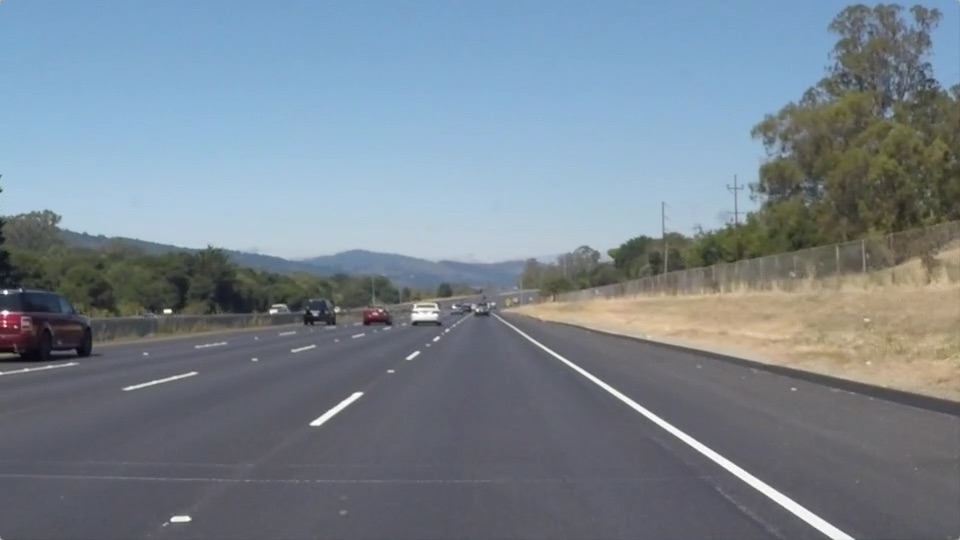
#> input picture test_images/solidWhiteRight.jpg, 960 x 540 px
$ jupyter execute --allow-errors P1.ipynb   (shell and % lines are left out)
#> lines starting #> are read from the running program, lines starting #| are printed output that depends on the picture; after the words box and inside, x2 and y2 are one past the last pixel; in counts of white or black regions, pixels touching at a corner belong together
# Self-Driving Car Engineer Nanodegree

## Project: **Finding Lane Lines on the Road**
***
In this project, you will use the tools you learned about in the lesson to identify lane lines on the road.  You can develop your pipeline on a series of individual images, and later apply the result to a video stream (really just a series of images). Check out the video clip "raw-lines-example.mp4" (also contained in this repository) to see what the output should look like after using the helper functions below.

Once you have a result that looks roughly like "raw-lines-example.mp4", you'll need to get creative and try to average and/or extrapolate the line segments you've detected to map out the full extent of the lane lines.  You can see an example of the result you're going for in the video "P1_example.mp4".  Ultimately, you would like to draw just one line for the left side of the lane, and one for the right.

In addition to implementing code, there is a brief writeup to complete. The writeup should be completed in a separate file, which can be either a markdown file or a pdf document. There is a [write up template](https://github.com/udacity/CarND-LaneLines-P1/blob/master/writeup_template.md) that can be used to guide the writing process. Completing both the code in the Ipython notebook and the writeup template will cover all of the [rubric points](https://review.udacity.com/#!/rubrics/322/view) for this project.

---
Let's have a look at our first image called 'test_images/solidWhiteRight.jpg'.  Run the 2 cells below (hit Shift-Enter or the "play" button above) to display the image.

**Note: If, at any point, you encounter frozen display windows or other confounding issues, you can always start again with a clean slate by going to the "Kernel" menu above and selecting "Restart & Clear Output".**

---

**The tools you have are color selection, region of interest selection, grayscaling, Gaussian smoothing, Canny Edge Detection and Hough Tranform line detection.  You  are also free to explore and try other techniques that were not presented in the lesson.  Your goal is piece together a pipeline to detect the line segments in the image, then average/extrapolate them and draw them onto the image for display (as below).  Once you have a working pipeline, try it out on the video stream below.**

---

<figure>

 <figcaption>
 <p></p>
 <p style="text-align: center;"> Your output should look something like this (above) after detecting line segments using the helper functions below </p>
 </figcaption>
</figure>
 <p></p>
<figure>

 <figcaption>
 <p></p>
 <p style="text-align: center;"> Your goal is to connect/average/extrapolate line segments to get output like this</p>
 </figcaption>
</figure>

**Run the cell below to import some packages.  If you get an `import error` for a package you've already installed, try changing your kernel (select the Kernel menu above --> Change Kernel).  Still have problems?  Try relaunching Jupyter Notebook from the terminal prompt.  Also, see [this forum post](https://carnd-forums.udacity.com/cq/viewquestion.action?spaceKey=CAR&id=29496372&questionTitle=finding-lanes---import-cv2-fails-even-though-python-in-the-terminal-window-has-no-problem-with-import-cv2) for more troubleshooting tips.**

## Import Packages

[cell 1]
#importing some useful packages
import matplotlib.pyplot as plt
import matplotlib.image as mpimg
import numpy as np
import cv2

## Read in an Image

[cell 2]
#reading in an image
image = mpimg.imread('test_images/solidWhiteRight.jpg')
#> image is the input picture: shape (540, 960, 3); mean R, G, B 120.3, 132.6, 143.7

#printing out some stats and plotting
print('This image is:', type(image), 'with dimensions:', image.shape)
#| This image is: <class 'numpy.ndarray'> with dimensions: (540, 960, 3)
plt.imshow(image)  # if you wanted to show a single color channel image called 'gray', for example, call as plt.imshow(gray, cmap='gray')

## Ideas for Lane Detection Pipeline

**Some OpenCV functions (beyond those introduced in the lesson) that might be useful for this project are:**

`cv2.inRange()` for color selection
`cv2.fillPoly()` for regions selection
`cv2.line()` to draw lines on an image given endpoints
`cv2.addWeighted()` to coadd / overlay two images
`cv2.cvtColor()` to grayscale or change color
`cv2.imwrite()` to output images to file
`cv2.bitwise_and()` to apply a mask to an image

**Check out the OpenCV documentation to learn about these and discover even more awesome functionality!**

## Helper Functions

Below are some helper functions to help get you started. They should look familiar from the lesson!

[cell 3]
import math

def grayscale(img):
    """Applies the Grayscale transform
    This will return an image with only one color channel
    but NOTE: to see the returned image as grayscale
    (assuming your grayscaled image is called 'gray')
    you should call plt.imshow(gray, cmap='gray')"""
    return cv2.cvtColor(img, cv2.COLOR_RGB2GRAY)
    # Or use BGR2GRAY if you read an image with cv2.imread()
    # return cv2.cvtColor(img, cv2.COLOR_BGR2GRAY)

def canny(img, low_threshold, high_threshold):
    """Applies the Canny transform"""
    return cv2.Canny(img, low_threshold, high_threshold)

def gaussian_blur(img, kernel_size):
    """Applies a Gaussian Noise kernel"""
    return cv2.GaussianBlur(img, (kernel_size, kernel_size), 0)

def region_of_interest(img, vertices):
    """
    Applies an image mask.

    Only keeps the region of the image defined by the polygon
    formed from `vertices`. The rest of the image is set to black.
    """
    #defining a blank mask to start with
    mask = np.zeros_like(img)

    #defining a 3 channel or 1 channel color to fill the mask with depending on the input image
    if len(img.shape) > 2:
        channel_count = img.shape[2]  # i.e. 3 or 4 depending on your image
        ignore_mask_color = (255,) * channel_count
    else:
        ignore_mask_color = 255

    #filling pixels inside the polygon defined by "vertices" with the fill color
    cv2.fillPoly(mask, vertices, ignore_mask_color)

    #returning the image only where mask pixels are nonzero
    masked_image = cv2.bitwise_and(img, mask)
    return masked_image
def color_thresh_upper(img, rgb_thresh=(160, 160, 160)):
    # Create an array of zeros same xy size as img, but single channel
    color_select = np.zeros_like(img[:,:,0])
    # Require that each pixel be above all three threshold values in RGB
    # above_thresh will now contain a boolean array with "True"
    # where threshold was met
    above_thresh = (img[:,:,0] > rgb_thresh[0]) \
                & (img[:,:,1] > rgb_thresh[1]) \
                & (img[:,:,2] > rgb_thresh[2])
    # Index the array of zeros with the boolean array and set to 1
    color_select[above_thresh] = 1
    # Return the binary image
    return color_select

def color_thresh_lower(img, rgb_thresh=(160, 160, 160)):
    # Create an array of zeros same xy size as img, but single channel
    color_select = np.zeros_like(img[:,:,0])
    # Require that each pixel be above all three threshold values in RGB
    # above_thresh will now contain a boolean array with "True"
    # where threshold was met
    above_thresh = (img[:,:,0] < rgb_thresh[0]) \
                & (img[:,:,1] < rgb_thresh[1]) \
                & (img[:,:,2] < rgb_thresh[2])
    # Index the array of zeros with the boolean array and set to 1
    color_select[above_thresh] = 1
    # Return the binary image
    return color_select

def heading(position,target):
    x1 = position[0]
    y1 = position[1]
    x2 = target[0]
    y2 = target[1]
    disTo = (x2-x1,y2-y1)
    direcTo = disTo/np.sqrt(disTo[0]**2+disTo[1]**2)
    return direcTo
def draw_lines(img, lines, color=[255, 0, 0], thickness=8):
    """
    NOTE: this is the function you might want to use as a starting point once you want to
    average/extrapolate the line segments you detect to map out the full
    extent of the lane (going from the result shown in raw-lines-example.mp4
    to that shown in P1_example.mp4).

    Think about things like separating line segments by their
    slope ((y2-y1)/(x2-x1)) to decide which segments are part of the left
    line vs. the right line.  Then, you can average the position of each of
    the lines and extrapolate to the top and bottom of the lane.

    This function draws `lines` with `color` and `thickness`.
    Lines are drawn on the image inplace (mutates the image).
    If you want to make the lines semi-transparent, think about combining
    this function with the weighted_img() function below


    """

    left = []
    right = []
    #populate two lists for left and right side lines
    for line in lines:
        for x1,y1,x2,y2 in line:
            if((y2-y1)/(x2-x1))<0:
               left.append(line)
            else:
               right.append(line)
    # extract minimum and maximum points along each line

    maxL = left[0]
    minL = left[0]
    maxLPoint = [0,0]
    for line in left:
        for x1,y1,x2,y2 in line:
            if x2 > maxL[0][2]:
                maxL = line
            if x1 < minL[0][0]:
                minL = line

    maxR = right[0]
    minR = right[0]
    for line in right:
        for x1,y1,x2,y2 in line:
            if x2 > maxR[0][2]:
                maxR = line
            if x1 < minR[0][0]:
                minR = line

    # create new line with minumum and maximum extents from each set of lines
    leftL = [[minL[0][0],minL[0][1],maxL[0][2],maxL[0][3]]]
    rightL = [[minR[0][0],minR[0][1],maxR[0][2],maxR[0][3]]]


    l = []
    # calculate vector direction of each line
    Ldir = heading((leftL[0][0],leftL[0][1]),(leftL[0][2],leftL[0][3]))
    Rdir = heading((rightL[0][0],rightL[0][1]),(rightL[0][2],rightL[0][3]))

    # move extents along each lines respective vector direction. creates a longer line
    leftLine =  [[leftL[0][0]+int(Ldir[0]*-300),leftL[0][1]+int(Ldir[1]*-300),maxL[0][2],maxL[0][3]]]
    rightLine = [[minR[0][0],minR[0][1],rightL[0][2]+int(Rdir[0]*300),rightL[0][3]+int(Rdir[1]*300)]]
    l.append(leftLine)
    l.append(rightLine)
    # draw lines
    for line in l:
        for x1,y1,x2,y2 in line:
            cv2.line(img, (x1, y1), (x2, y2), color, thickness)


def hough_lines(img, rho, theta, threshold, min_line_len, max_line_gap):
    """
    `img` should be the output of a Canny transform.

    Returns an image with hough lines drawn.
    """
    lines = cv2.HoughLinesP(img, rho, theta, threshold, np.array([]), minLineLength=min_line_len, maxLineGap=max_line_gap)
    line_img = np.zeros((img.shape[0], img.shape[1], 3), dtype=np.uint8)
    draw_lines(line_img, lines)
    return line_img

# Python 3 has support for cool math symbols.

def weighted_img(img, initial_img, α=0.8, β=1., λ=0):
    """
    `img` is the output of the hough_lines(), An image with lines drawn on it.
    Should be a blank image (all black) with lines drawn on it.

    `initial_img` should be the image before any processing.

    The result image is computed as follows:

    initial_img * α + img * β + λ
    NOTE: initial_img and img must be the same shape!
    """
    return cv2.addWeighted(initial_img, α, img, β, λ)

## Test Images

Build your pipeline to work on the images in the directory "test_images"
**You should make sure your pipeline works well on these images before you try the videos.**

[cell 4]
import os
os.listdir("test_images/")

## Build a Lane Finding Pipeline

Build the pipeline and run your solution on all test_images. Make copies into the `test_images_output` directory, and you can use the images in your writeup report.

Try tuning the various parameters, especially the low and high Canny thresholds as well as the Hough lines parameters.

[cell 5]
# TODO: Build your pipeline that will draw lane lines on the test_images
# then save them to the test_images directory.
import random,os
random_filename = random.choice([
    x for x in os.listdir("test_images/") ])
print(random_filename)

image = mpimg.imread("test_images/"+'y.jpg')
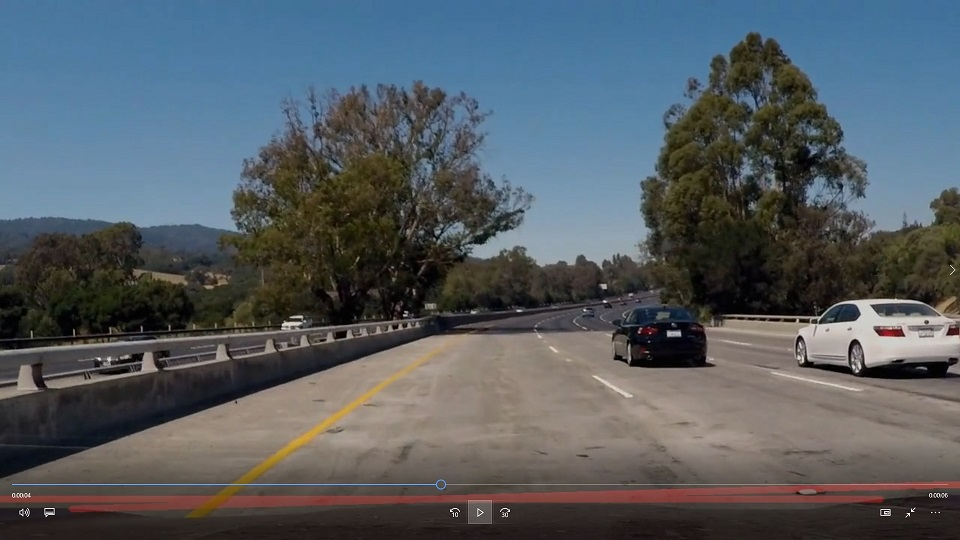
#> input picture test_images/y.jpg, 960 x 540 px
#> image is the input picture: shape (540, 960, 3); mean R, G, B 84.9, 92.2, 98
#white
#rock = color_thresh_upper(image,rgb_thresh=(180, 180, 180))
#yellow
gray = (color_thresh_upper(image,rgb_thresh=(150, 150, 30))&color_thresh_lower(image,rgb_thresh=(255, 255, 110)))\
    |color_thresh_upper(image,rgb_thresh=(190, 190, 190))
#> in color_thresh_upper, `above_thresh = (img[:,:,0] > rgb_thresh[0]) \ & (img[:,:,1] > rgb_thre..`:
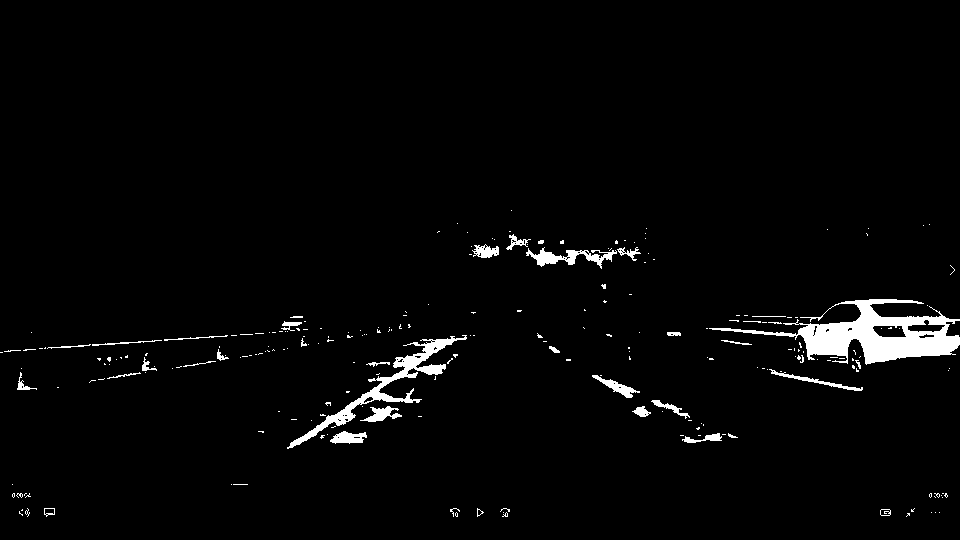
#> above_thresh: shape (540, 960) bool; 2.5% white; 239 white regions (202 under 20 px), largest, box (x1, y1, x2, y2) and area: (709, 299, 960, 365) 5835, (287, 335, 467, 449) 2308, (526, 247, 617, 269) 719
#> in color_thresh_lower, `above_thresh = (img[:,:,0] < rgb_thresh[0]) \ & (img[:,:,1] < rgb_thre..`:
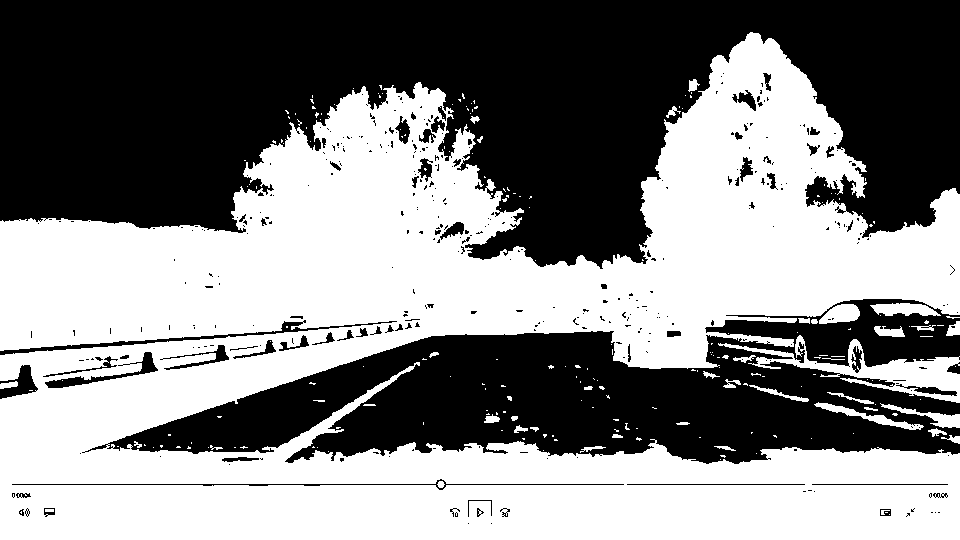
#> above_thresh: shape (540, 960) bool; 51.8% white; 365 black regions (301 under 20 px), largest, box (x1, y1, x2, y2) and area: (0, 0, 960, 269) 166623, (82, 299, 960, 464) 73809, (0, 320, 397, 355) 1242

newim = np.zeros(image.shape,dtype=np.uint8)
print(newim.shape)
#| (540, 960, 3)
newim[:,:,0] = gray*255
newim[:,:,1] = gray*255
newim[:,:,2] = gray*255
# Define a kernel size and apply Gaussian smoothing
im = grayscale(newim)
kernel_size = 5
blur_gray = gaussian_blur(im,kernel_size)

# parameters for Canny
low_threshold = 150
high_threshold = 250
edges = canny(blur_gray, low_threshold, high_threshold)


# four sided polygon to mask
imshape = image.shape
vertices = np.array([[(0,imshape[0]),(imshape[1]/2-20, imshape[0]/2+10), (imshape[1]/2+20, imshape[0]/2+10), (imshape[1],imshape[0])]], dtype=np.int32)

masked_edges = region_of_interest(edges, vertices)
#> in region_of_interest, `cv2.fillPoly(mask, vertices, ignore_mask_color)`:
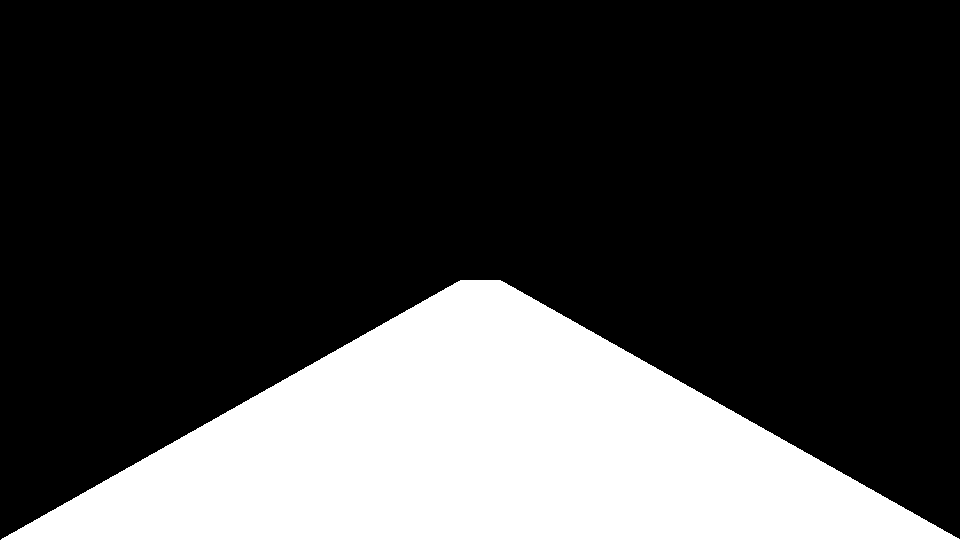
#> mask: shape (540, 960); 25.1% white; 1 white region, box (x1, y1, x2, y2) and area: (1, 280, 960, 540) 130200
#> in region_of_interest, `masked_image = cv2.bitwise_and(img, mask)`:
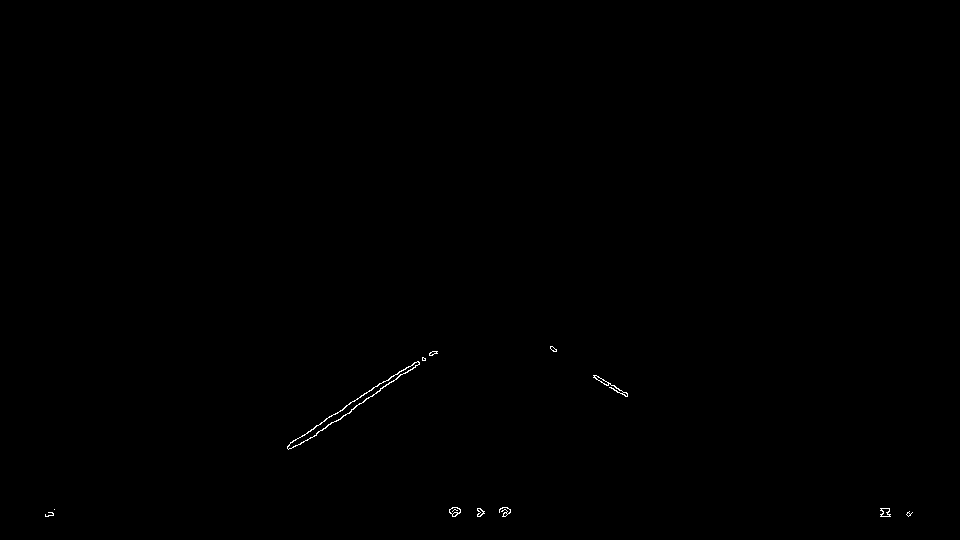
#> masked_image: shape (540, 960); 0.15% white in thin lines or dots, all inside (x1, y1, x2, y2) = (45, 346, 913, 517)

# Define the Hough transform parameters
rho = 1 # distance resolution in pixels of the Hough grid
theta = np.pi/180 # angular resolution in radians of the Hough grid
threshold = 30    # minimum number of votes (intersections in Hough grid cell)
min_line_length = 40 #minimum number of pixels making up a line
max_line_gap = 200    # maximum gap in pixels between connectable line segments


# Run Hough on edge detected image
# Output is line image
lines = hough_lines(masked_edges, rho, theta, threshold, min_line_length, max_line_gap)
#> in hough_lines, `lines = cv2.HoughLinesP(img, rho, theta, threshold, np.array([]), minL..`: lines = [[288, 445, 383, 381], [297, 445, 437, 351], [300, 444, 436, 353], [287, 446, 433, 351], [550, 348, 627, 394], [290, 442, 414, 362]]
#> the loop in draw_lines, `for line in lines:` made 6 passes
#> after the loop in draw_lines, `for line in lines:`: left = [[[288, 445, 383, 381]], [[297, 445, 437, 351]], [[300, 444, 436, 353]], [[287, 446, 433, 351]], [[290, 442, 414, 362]]]; right = [[[550, 348, 627, 394]]]
#> in draw_lines, `maxL = left[0]`: maxL = [[288, 445, 383, 381]]
#> the loop in draw_lines, `for line in left:` made 5 passes
#> after the loop in draw_lines, `for line in left:`: maxL = [[297, 445, 437, 351]]; minL = [[287, 446, 433, 351]]
#> in draw_lines, `maxR = right[0]`: maxR = [[550, 348, 627, 394]]
#> the loop in draw_lines, `for line in right:` made 1 pass
#> in draw_lines, `leftL = [[minL[0][0],minL[0][1],maxL[0][2],maxL[0][3]]]`: leftL = [[287, 446, 437, 351]]
#> in draw_lines, `rightL = [[minR[0][0],minR[0][1],maxR[0][2],maxR[0][3]]]`: rightL = [[550, 348, 627, 394]]
#> in heading, `x1 = position[0]`: x1 = 287
#> in heading, `y1 = position[1]`: y1 = 446
#> in heading, `x2 = target[0]`: x2 = 437
#> in heading, `y2 = target[1]`: y2 = 351
#> in heading, `disTo = (x2-x1,y2-y1)`: disTo = (150, -95)
#> in heading, `direcTo = disTo/np.sqrt(disTo[0]**2+disTo[1]**2)`: direcTo = [0.845, -0.535]
#> in draw_lines, `Rdir = heading((rightL[0][0],rightL[0][1]),(rightL[0][2],rightL[0][3]))`: Rdir = [0.858, 0.513]
#> in draw_lines, `leftLine =  [[leftL[0][0]+int(Ldir[0]*-300),leftL[0][1]+int(Ldir[1]*-3..`: leftLine = [[34, 606, 437, 351]]
#> in draw_lines, `rightLine = [[minR[0][0],minR[0][1],rightL[0][2]+int(Rdir[0]*300),righ..`: rightLine = [[550, 348, 884, 547]]
#> the loop in draw_lines, `for line in l:` made 2 passes


# Create a "color" binary image to combine with line image
color_edges = np.dstack((edges, edges, edges))

# Draw the lines on the edge image

line_edges = weighted_img(lines, image,.8,1,3)
#> in weighted_img, `return cv2.addWeighted(initial_img, α, img, β, λ)`:
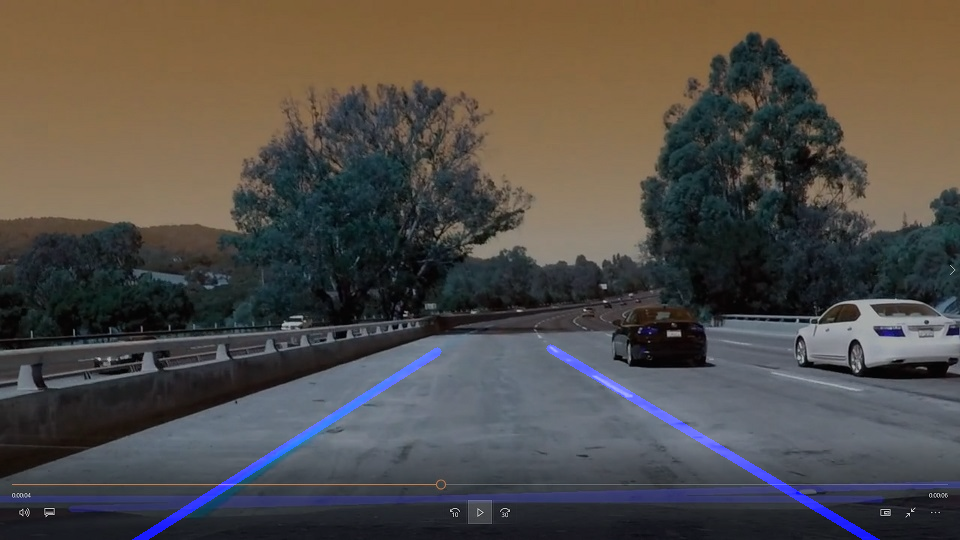
#> returned value: shape (540, 960, 3); mean of channels 0, 1, 2 72.7, 76.8, 81.4; drawn as B, G, R
plt.imshow(gray)
